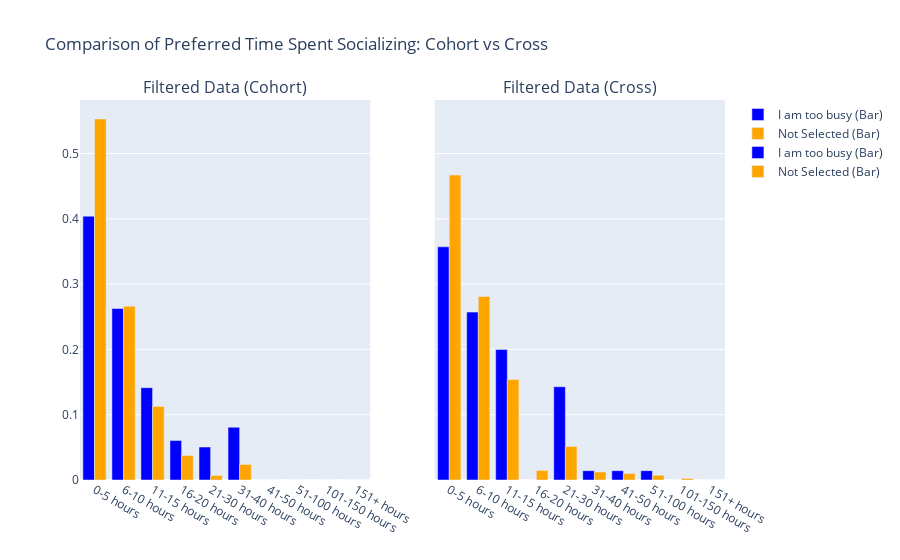

Write notebook code for a chart like this one.
### Code cell
import plotly.graph_objects as go
import pandas as pd
from plotly.subplots import make_subplots

# Helper function to generate the preferred time plot for any dataset
def generate_time_spent_plot(filtered_data, title):
    # Step 1: Clean data by dropping rows with NA in the relevant variable
    filtered_data_no_na = filtered_data.dropna(subset=["CONNECTION_preference_time_friends"])

    # Step 2: Create time bins (e.g., 0-5 hours, 6-10 hours, etc.)
    bins = [0, 5, 10, 15, 20, 30, 40, 50, 100, 150, 200]
    labels = ["0-5 hours", "6-10 hours", "11-15 hours", "16-20 hours", "21-30 hours", "31-40 hours", "41-50 hours", "51-100 hours", "101-150 hours", "151+ hours"]
    filtered_data_no_na["Time_Friends_Binned"] = pd.cut(filtered_data_no_na["CONNECTION_preference_time_friends"], bins=bins, labels=labels, right=False)

    # Step 3: Group by "Too Busy" status and time bins, calculate counts
    grouped_data = (
        filtered_data_no_na.groupby(["CONNECTION_social_barriers_too_busy", "Time_Friends_Binned"])
        .size()
        .reset_index(name="Count")
    )

    # Step 4: Calculate proportions within each "Too Busy" group
    group_totals = grouped_data.groupby("CONNECTION_social_barriers_too_busy")["Count"].transform("sum")
    grouped_data["Proportion"] = grouped_data["Count"] / group_totals

    # Step 5: Create the plot
    fig = go.Figure()

    # Add bar plots for proportions (side-by-side)
    for status, color in zip(["I am too busy", "Not Selected"], ["blue", "orange"]):
        status_data = grouped_data[grouped_data["CONNECTION_social_barriers_too_busy"] == status]
        fig.add_trace(
            go.Bar(
                x=status_data["Time_Friends_Binned"],
                y=status_data["Proportion"],
                name=f"{status} (Bar)",
                marker=dict(color=color),
            )
        )

    # Step 6: Update the layout
    fig.update_layout(
        title=title,
        xaxis_title="Preferred Time (hours per week)",
        yaxis_title="Proportion",
        barmode="group",  # Keep bars side by side
        legend_title="Legend",
        xaxis=dict(categoryorder="array", categoryarray=labels),  # Maintain custom bin order
    )

    return fig

# Create a subplot with two columns
fig = make_subplots(
    rows=1, cols=2,
    subplot_titles=["Filtered Data (Cohort)", "Filtered Data (Cross)"],
    shared_yaxes=True  # Share y-axis to align the bars
)

# Generate and add traces for filtered_data_cohort (right subplot)
cohort_fig = generate_time_spent_plot(filtered_data_cohort, "Preferred Time Spent Socializing: Cohort")
for trace in cohort_fig.data:
    fig.add_trace(trace, row=1, col=1)

# Generate and add traces for filtered_data_cross (left subplot)
cross_fig = generate_time_spent_plot(filtered_data_cross, "Preferred Time Spent Socializing: Cross")
for trace in cross_fig.data:
    fig.add_trace(trace, row=1, col=2)

# Update layout for overall figure
fig.update_layout(
    title="Comparison of Preferred Time Spent Socializing: Cohort vs Cross",
    showlegend=True,
)

fig.show()

### Figure 1 — Plotly figure (JSON) as saved in the notebook; plotly's stock layout.template omitted (floating-point values rounded to 4 significant figures)
{"data": [{"marker": {"color": "blue"}, "name": "I am too busy (Bar)", "type": "bar", "x": ["0-5 hours", "6-10 hours", "11-15 hours", "16-20 hours", "21-30 hours", "31-40 hours", "41-50 hours", "51-100 hours", "101-150 hours", "151+ hours"], "xaxis": "x", "y": [0.404, 0.2626, 0.1414, 0.06061, 0.05051, 0.08081, 0, 0, 0, 0], "yaxis": "y"}, {"marker": {"color": "orange"}, "name": "Not Selected (Bar)", "type": "bar", "x": ["0-5 hours", "6-10 hours", "11-15 hours", "16-20 hours", "21-30 hours", "31-40 hours", "41-50 hours", "51-100 hours", "101-150 hours", "151+ hours"], "xaxis": "x", "y": [0.5529, 0.2662, 0.1126, 0.03754, 0.006826, 0.02389, 0, 0, 0, 0], "yaxis": "y"}, {"marker": {"color": "blue"}, "name": "I am too busy (Bar)", "type": "bar", "x": ["0-5 hours", "6-10 hours", "11-15 hours", "16-20 hours", "21-30 hours", "31-40 hours", "41-50 hours", "51-100 hours", "101-150 hours", "151+ hours"], "xaxis": "x2", "y": [0.3571, 0.2571, 0.2, 0, 0.1429, 0.01429, 0.01429, 0.01429, 0, 0], "yaxis": "y2"}, {"marker": {"color": "orange"}, "name": "Not Selected (Bar)", "type": "bar", "x": ["0-5 hours", "6-10 hours", "11-15 hours", "16-20 hours", "21-30 hours", "31-40 hours", "41-50 hours", "51-100 hours", "101-150 hours", "151+ hours"], "xaxis": "x2", "y": [0.467, 0.2812, 0.154, 0.01467, 0.05134, 0.01222, 0.00978, 0.007335, 0.002445, 0], "yaxis": "y2"}], "layout": {"annotations": [{"font": {"size": 16}, "showarrow": false, "text": "Filtered Data (Cohort)", "x": 0.225, "xanchor": "center", "xref": "paper", "y": 1, "yanchor": "bottom", "yref": "paper"}, {"font": {"size": 16}, "showarrow": false, "text": "Filtered Data (Cross)", "x": 0.775, "xanchor": "center", "xref": "paper", "y": 1, "yanchor": "bottom", "yref": "paper"}], "showlegend": true, "title": {"text": "Comparison of Preferred Time Spent Socializing: Cohort vs Cross"}, "xaxis": {"anchor": "y", "domain": [0, 0.45]}, "xaxis2": {"anchor": "y2", "domain": [0.55, 1]}, "yaxis": {"anchor": "x", "domain": [0, 1]}, "yaxis2": {"anchor": "x2", "domain": [0, 1], "matches": "y", "showticklabels": false}}}
